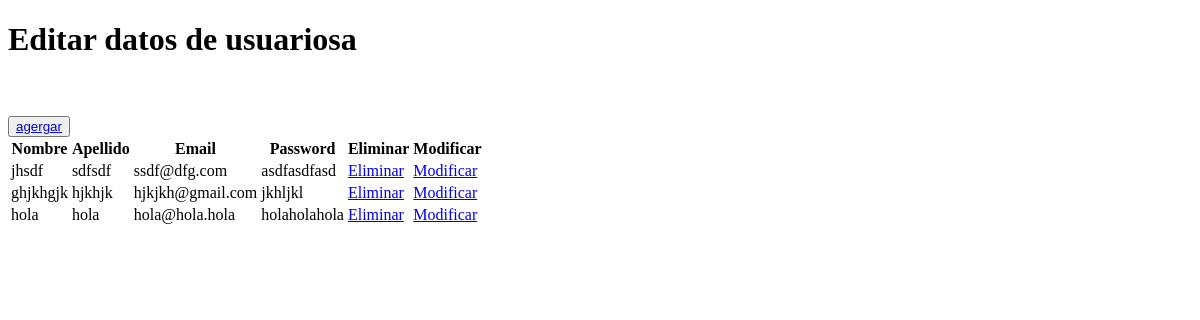
The page /crud on the database as committed earlier.
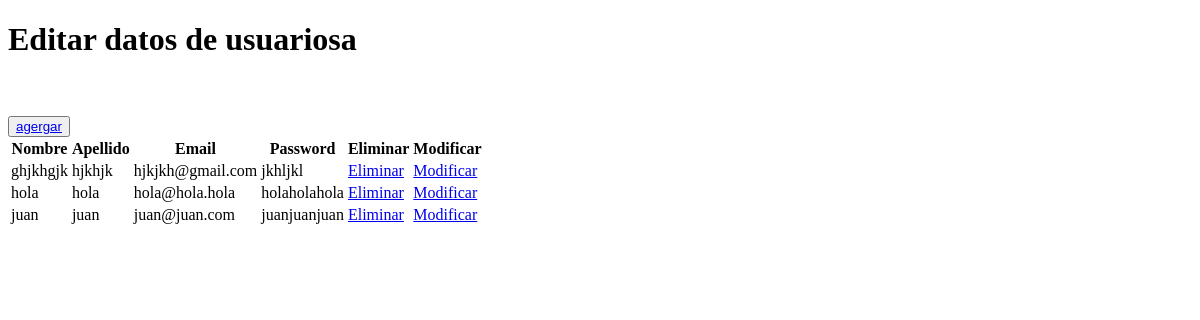
The same page on the database as committed later.
### MasterBIKE/models.py (models this page shows, shortened)
class Usuario(AbstractUser):
    nombre = models.CharField(max_length=20, verbose_name='Nombre', primary_key=True)
    apellido = models.CharField(max_length=20, verbose_name='Apellido')
    email = models.EmailField(unique=True, max_length=100, null=True, verbose_name='Email')
    password = models.CharField(max_length=30, verbose_name='Password')
    USERNAME_FIELD = 'email'
    REQUIRED_FIELDS = ['nombre', 'apellido', 'password']

### MasterBIKE/views.py (the view)
# urls.py: path("crud", views.crud, name="crud"),
def crud(request):
    usuarios = Usuario.objects.all()
    context = {"usuarios": usuarios}
    return render(request, "pages/usuario_list.html", context)

### MasterBIKE/templates/pages/usuario_list.html (shortened to what this page needs)
{% load static %}
<!DOCTYPE html>
<html lang="en">
<head>
</head>
<body>
    <h1>Editar datos de usuariosa</h1><br>
    <br>
    <button type="button">
        <a href="{% url 'sign-up' %}"> agergar</a>
    </button>
    <table>
        {% if usuarios %}
            <th>Nombre</th>
            <th>Apellido</th>
            <th>Email</th>
            <th>Password</th>
            <th>Eliminar</th>
            <th>Modificar</th>
            {% for x in usuarios %}
                <tr>
                    <td>{{x.nombre}}</td>
                    <td>{{x.apellido}}</td>
                    <td>{{x.email}}</td>
                    <td>{{x.password}}</td>
                    <td><a href="{% url 'usuarios_del' pk=x.nombre %}">Eliminar</a></td>
                    <td><a href="{% url 'usuarios_findEdit' pk=x.nombre %}">Modificar</a></td>
                </tr>
            {% endfor %}
        {% endif %}
    </table>
</body>
</html>

Rows that differ between the two databases and show on the page:
removed Usuario: nombre "jhsdf", apellido "sdfsdf", email "ssdf@dfg.com", password "asdfasdfasd"
added Usuario: nombre "juan", apellido "juan", email "juan@juan.com", password "juanjuanjuan"
